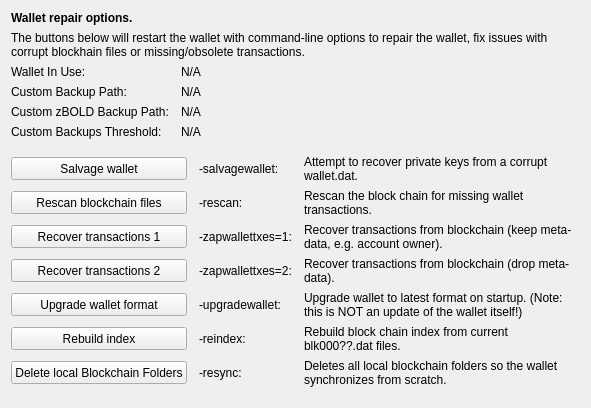
     <widget class="QWidget" name="tab_repair">
      <attribute name="title">
       <string>&amp;Wallet Repair</string>
      </attribute>
      <layout class="QGridLayout" name="gridLayout_4" columnstretch="0,0,0,0">
       <property name="horizontalSpacing">
        <number>12</number>
       </property>
       <item row="0" column="0" colspan="4">
        <widget class="QLabel" name="label_repair_header">
         <property name="font">
          <font>
           <weight>75</weight>
           <bold>true</bold>
          </font>
         </property>
         <property name="text">
          <string>Wallet repair options.</string>
         </property>
        </widget>
       </item>
       <item row="1" column="0" colspan="4">
        <widget class="QLabel" name="label_repair_helptext">
         <property name="font">
          <font>
           <weight>50</weight>
           <bold>false</bold>
          </font>
         </property>
         <property name="text">
          <string>The buttons below will restart the wallet with command-line options to repair the wallet, fix issues with corrupt blockhain files or missing/obsolete transactions.</string>
         </property>
         <property name="wordWrap">
          <bool>true</bool>
         </property>
        </widget>
       </item>
       <item row="2" column="0">
        <widget class="QLabel" name="wallet_path_label">
         <property name="text">
          <string>Wallet In Use:</string>
         </property>
        </widget>
       </item>
       <item row="2" column="1" colspan="3">
        <widget class="QLabel" name="wallet_path">
         <property name="cursor">
          <cursorShape>IBeamCursor</cursorShape>
         </property>
         <property name="text">
          <string>N/A</string>
         </property>
         <property name="textFormat">
          <enum>Qt::PlainText</enum>
         </property>
         <property name="textInteractionFlags">
          <set>Qt::LinksAccessibleByMouse|Qt::TextSelectableByKeyboard|Qt::TextSelectableByMouse</set>
         </property>
        </widget>
       </item>
       <item row="3" column="0">
        <widget class="QLabel" name="wallet_custombackuppath_label">
         <property name="text">
          <string>Custom Backup Path:</string>
         </property>
         <property name="visible">
          <bool>false</bool>
         </property>
        </widget>
       </item>
       <item row="3" column="1" colspan="3">
        <widget class="QLabel" name="wallet_custombackuppath">
         <property name="cursor">
          <cursorShape>IBeamCursor</cursorShape>
         </property>
         <property name="text">
          <string>N/A</string>
         </property>
         <property name="textFormat">
          <enum>Qt::PlainText</enum>
         </property>
         <property name="textInteractionFlags">
          <set>Qt::LinksAccessibleByMouse|Qt::TextSelectableByKeyboard|Qt::TextSelectableByMouse</set>
         </property>
         <property name="visible">
          <bool>false</bool>
         </property>
        </widget>
       </item>
       <item row="4" column="0">
        <widget class="QLabel" name="wallet_customzphrbackuppath_label">
         <property name="text">
          <string>Custom zBOLD Backup Path:</string>
         </property>
         <property name="visible">
          <bool>false</bool>
         </property>
        </widget>
       </item>
       <item row="4" column="1" colspan="3">
        <widget class="QLabel" name="wallet_customzphrbackuppath">
         <property name="cursor">
          <cursorShape>IBeamCursor</cursorShape>
         </property>
         <property name="text">
          <string>N/A</string>
         </property>
         <property name="textFormat">
          <enum>Qt::PlainText</enum>
         </property>
         <property name="textInteractionFlags">
          <set>Qt::LinksAccessibleByMouse|Qt::TextSelectableByKeyboard|Qt::TextSelectableByMouse</set>
         </property>
         <property name="visible">
          <bool>false</bool>
         </property>
        </widget>
       </item>
       <item row="5" column="0">
        <widget class="QLabel" name="wallet_custombackupthreshold_label">
         <property name="text">
          <string>Custom Backups Threshold:</string>
         </property>
         <property name="visible">
          <bool>false</bool>
         </property>
        </widget>
       </item>
       <item row="5" column="1" colspan="3">
        <widget class="QLabel" name="wallet_custombackupthreshold">
         <property name="cursor">
          <cursorShape>IBeamCursor</cursorShape>
         </property>
         <property name="text">
          <string>N/A</string>
         </property>
         <property name="textFormat">
          <enum>Qt::PlainText</enum>
         </property>
         <property name="textInteractionFlags">
          <set>Qt::LinksAccessibleByMouse|Qt::TextSelectableByKeyboard|Qt::TextSelectableByMouse</set>
         </property>
         <property name="visible">
          <bool>false</bool>
         </property>
        </widget>
       </item>
       <item row="6" column="0">
        <spacer name="verticalSpacer_repair1">
         <property name="orientation">
          <enum>Qt::Vertical</enum>
         </property>
         <property name="sizeHint" stdset="0">
          <size>
           <width>10</width>
           <height>10</height>
          </size>
         </property>
        </spacer>
       </item>
       <item row="7" column="0" colspan="2">
        <widget class="QPushButton" name="btn_salvagewallet">
         <property name="minimumSize">
          <size>
           <width>100</width>
           <height>23</height>
          </size>
         </property>
         <property name="text">
          <string>Salvage wallet</string>
         </property>
        </widget>
       </item>
       <item row="7" column="2">
        <widget class="QLabel" name="label_repair_salvage_command">
         <property name="text">
          <string notr="true">-salvagewallet:</string>
         </property>
        </widget>
       </item>
       <item row="7" column="3">
        <widget class="QLabel" name="label_repair_salvage">
         <property name="text">
          <string>Attempt to recover private keys from a corrupt wallet.dat.</string>
         </property>
         <property name="wordWrap">
          <bool>true</bool>
         </property>
        </widget>
       </item>
       <item row="8" column="0" colspan="2">
        <widget class="QPushButton" name="btn_rescan">
         <property name="minimumSize">
          <size>
           <width>100</width>
           <height>23</height>
          </size>
         </property>
         <property name="text">
          <string>Rescan blockchain files</string>
         </property>
        </widget>
       </item>
       <item row="8" column="2">
        <widget class="QLabel" name="label_repair_rescan_command">
         <property name="text">
          <string notr="true">-rescan:</string>
         </property>
        </widget>
       </item>
       <item row="8" column="3">
        <widget class="QLabel" name="label_repair_rescan">
         <property name="text">
          <string>Rescan the block chain for missing wallet transactions.</string>
         </property>
         <property name="wordWrap">
          <bool>true</bool>
         </property>
        </widget>
       </item>
       <item row="9" column="0" colspan="2">
        <widget class="QPushButton" name="btn_zapwallettxes1">
         <property name="minimumSize">
          <size>
           <width>100</width>
           <height>23</height>
          </size>
         </property>
         <property name="text">
          <string>Recover transactions 1</string>
         </property>
        </widget>
       </item>
       <item row="9" column="2">
        <widget class="QLabel" name="label_repair_zap1_command">
         <property name="text">
          <string notr="true">-zapwallettxes=1:</string>
         </property>
        </widget>
       </item>
       <item row="9" column="3">
        <widget class="QLabel" name="label_repair_zap1">
         <property name="text">
          <string>Recover transactions from blockchain (keep meta-data, e.g. account owner).</string>
         </property>
         <property name="wordWrap">
          <bool>true</bool>
         </property>
        </widget>
       </item>
       <item row="10" column="0" colspan="2">
        <widget class="QPushButton" name="btn_zapwallettxes2">
         <property name="minimumSize">
          <size>
           <width>100</width>
           <height>23</height>
          </size>
         </property>
         <property name="text">
          <string>Recover transactions 2</string>
         </property>
        </widget>
       </item>
       <item row="10" column="2">
        <widget class="QLabel" name="label_repair_zap2_command">
         <property name="text">
          <string notr="true">-zapwallettxes=2:</string>
         </property>
        </widget>
       </item>
       <item row="10" column="3">
        <widget class="QLabel" name="label_repair_zap2">
         <property name="text">
          <string>Recover transactions from blockchain (drop meta-data).</string>
         </property>
         <property name="wordWrap">
          <bool>true</bool>
         </property>
        </widget>
       </item>
       <item row="11" column="0" colspan="2">
        <widget class="QPushButton" name="btn_upgradewallet">
         <property name="minimumSize">
          <size>
           <width>100</width>
           <height>23</height>
          </size>
         </property>
         <property name="text">
          <string>Upgrade wallet format</string>
         </property>
        </widget>
       </item>
       <item row="11" column="2">
        <widget class="QLabel" name="label_repair_upgrade_command">
         <property name="text">
          <string notr="true">-upgradewallet:</string>
         </property>
        </widget>
       </item>
       <item row="11" column="3">
        <widget class="QLabel" name="label_repair_upgrade">
         <property name="text">
          <string>Upgrade wallet to latest format on startup. (Note: this is NOT an update of the wallet itself!)</string>
         </property>
         <property name="wordWrap">
          <bool>true</bool>
         </property>
        </widget>
       </item>
       <item row="12" column="0" colspan="2">
        <widget class="QPushButton" name="btn_reindex">
         <property name="minimumSize">
          <size>
           <width>100</width>
           <height>23</height>
          </size>
         </property>
         <property name="text">
          <string>Rebuild index</string>
         </property>
        </widget>
       </item>
       <item row="12" column="2">
        <widget class="QLabel" name="label_repair_reindex_command">
         <property name="text">
          <string notr="true">-reindex:</string>
         </property>
        </widget>
       </item>
       <item row="12" column="3">
        <widget class="QLabel" name="label_repair_reindex">
         <property name="text">
          <string>Rebuild block chain index from current blk000??.dat files.</string>
         </property>
         <property name="wordWrap">
          <bool>true</bool>
         </property>
        </widget>
       </item>
       <item row="13" column="0" colspan="2">
        <widget class="QPushButton" name="btn_resync">
         <property name="minimumSize">
          <size>
           <width>100</width>
           <height>23</height>
          </size>
         </property>
         <property name="text">
          <string>Delete local Blockchain Folders</string>
         </property>
        </widget>
       </item>
       <item row="13" column="2">
        <widget class="QLabel" name="label_repair_resync_command">
         <property name="text">
          <string>-resync:</string>
         </property>
        </widget>
       </item>
       <item row="13" column="3">
        <widget class="QLabel" name="label_repair_resync">
         <property name="text">
          <string>Deletes all local blockchain folders so the wallet synchronizes from scratch.</string>
         </property>
         <property name="wordWrap">
          <bool>true</bool>
         </property>
        </widget>
       </item>
       <item row="14" column="0">
        <spacer name="verticalSpacer_repair2">
         <property name="orientation">
          <enum>Qt::Vertical</enum>
         </property>
         <property name="sizeHint" stdset="0">
          <size>
           <width>20</width>
           <height>10</height>
          </size>
         </property>
        </spacer>
       </item>
      </layout>
     </widget>
